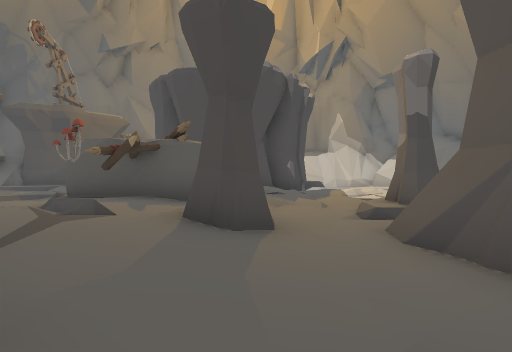
view 1 (above)

17 first-person views from a walk through a scene from a Unity 3-D project. The camera is 1.5 m above the floor, looks level and sees 90° across. The floor is counted in squares, 2 m on a side. Each view is taken from the middle of a square. On the plan, view 1 faces up. The plan holds only what a view shows up to about 9 squares ahead; the rest is blank. The place goes on beyond the plan.

view 2
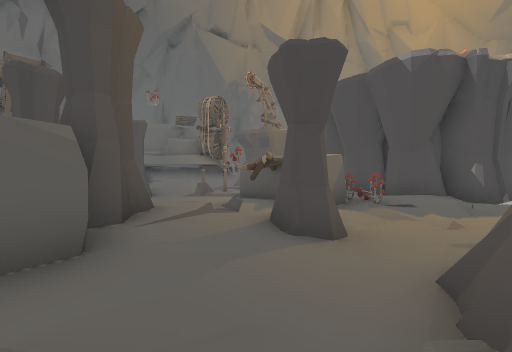

view 3
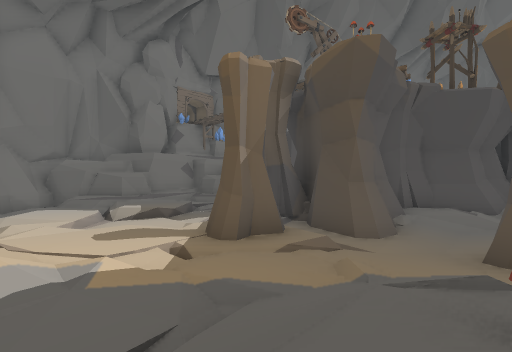

view 4
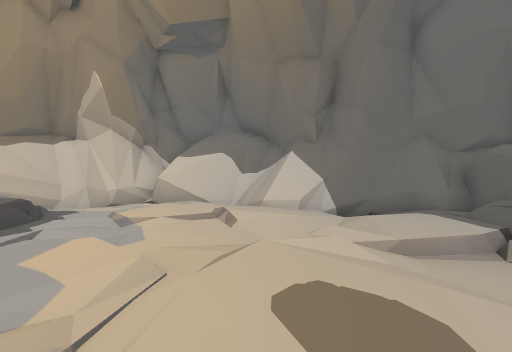

view 5
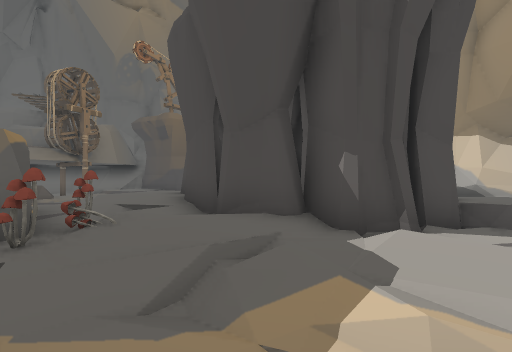

view 6
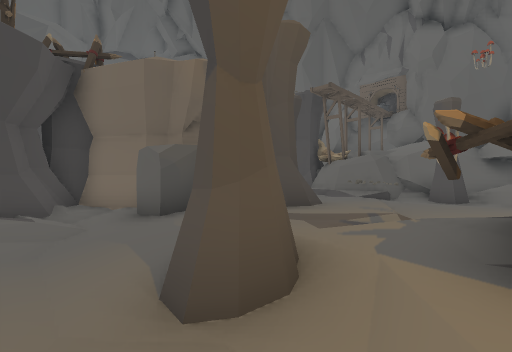

view 7
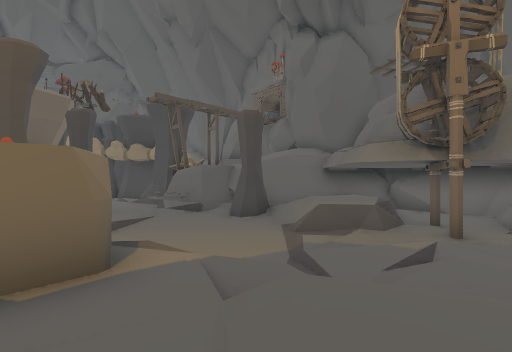

view 8
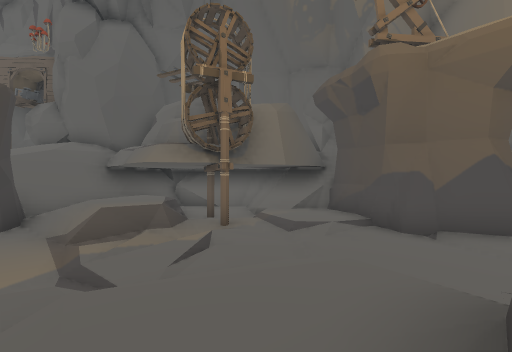

view 9
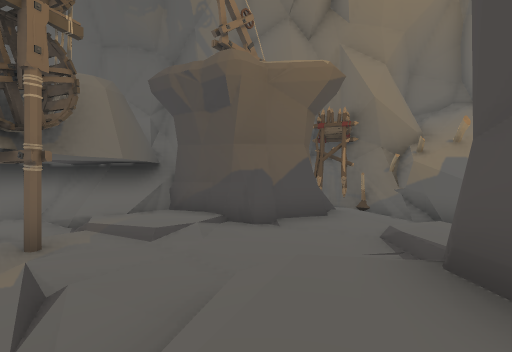

view 10
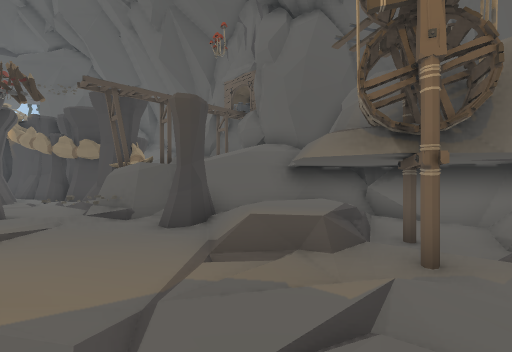

view 11
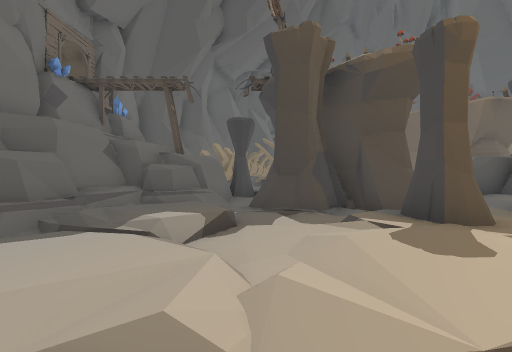

view 12
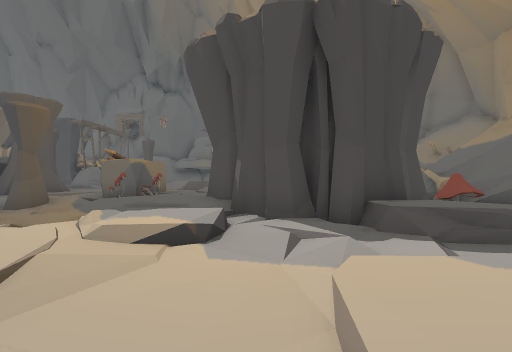

view 13
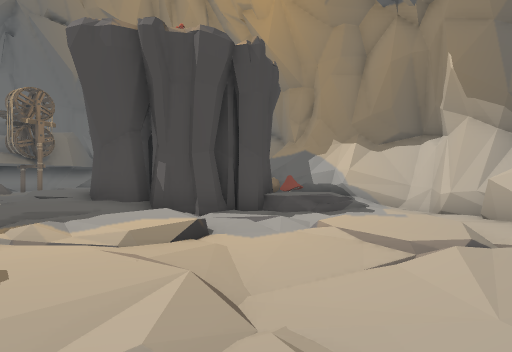

view 14
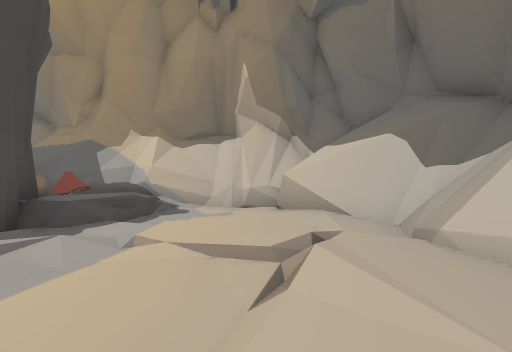

view 15
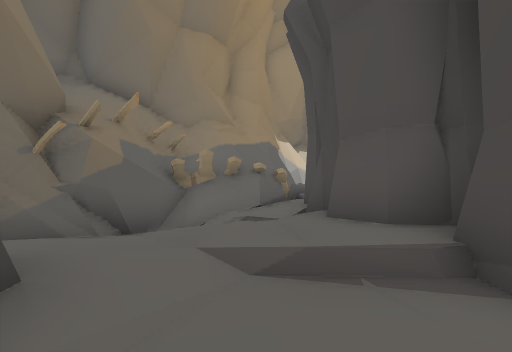

view 16
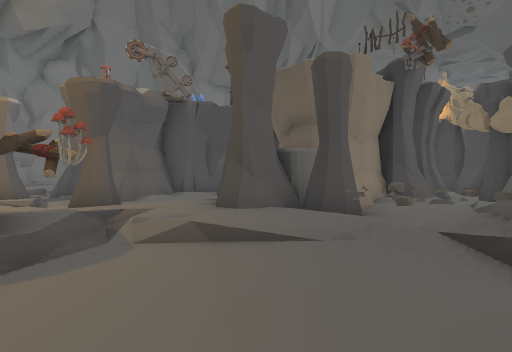

view 17
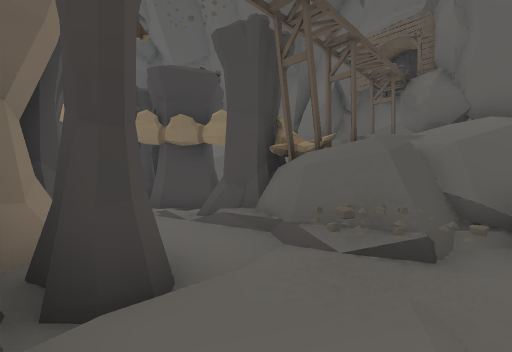

### Floor plan
Key: @ floor where view 1 was taken; # wall or solid block; . main floor; : floor 0.25 m higher than the main floor; - floor 0.25 m lower than the main floor; + floor 0.5 m higher than the main floor; _ floor 0.5 m lower than the main floor; * floor 0.75 m higher than the main floor; % floor 1 m higher than the main floor; & floor 2 m higher than the main floor; / step, stairs or slope; = window, fence, low wall or low ledge; ^ raised ledge; v drop or lower ground; R rock; M mushroom; O other object.
Columns run from 14 left of view 1 to 11 right of it. Each row starts with its distance up from view 1.
 17         ####  #######
 16     v####_/###   .-_##
 15       #:.--.:: M //--#
 14       #/::./###./*---##
 13       ##:++##  R*/--.=##
 12     ###..#+#   ##=.::.
 11    ##+:::.######R..::./&=#
 10  ^=#=++::/##RR#R/.-..:/==#
  9 ##///:..:***R#R:/+/..:._##
  8  #..##/::/+++:+:++/:..:..#
  7  #..=#=:::++:M++:.::.:::.#
  6  ##/%%/...+RRRM/:::..///*#
  5   ##/%/...RRRR/..R:..++/##
  4    ##/R.....:RR--=...=:=##
  3     ##R.O:++:RR-##.RR#:##
  2      ###O++R::.-### R#=##
  1       ##.RR#R:--##  =###
  0       ##:RRRRR@//#   #
 -1       RR:=#  /-###
 -2       RR: #  #/#
 -3      ## .R#  ###
 -4       ## R#
 -5        ####

Positions as (right, up) in squares from view 1, and headings:
1: (0, 0), facing up
2: (2, 0), facing up-left
3: (0, 8), facing down-right
4: (3, 6), facing up-right
5: (3, 6), facing up-left
6: (1, 5), facing down-left
7: (-3, 9), facing down-left
8: (-3, 9), facing left
9: (-4, 8), facing up-left
10: (-5, 9), facing down-left
11: (6, 9), facing down
12: (7, 10), facing left
13: (7, 7), facing up-left
14: (6, 8), facing up
15: (-7, 11), facing up-right
16: (-7, 5), facing down-right
17: (-4, 3), facing down-left
